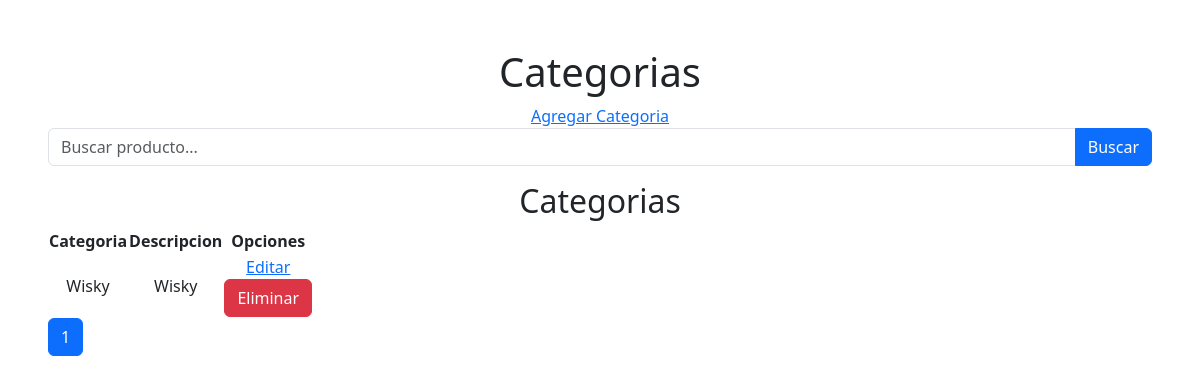
Before: /productos/index_categoria/ with the older database file.
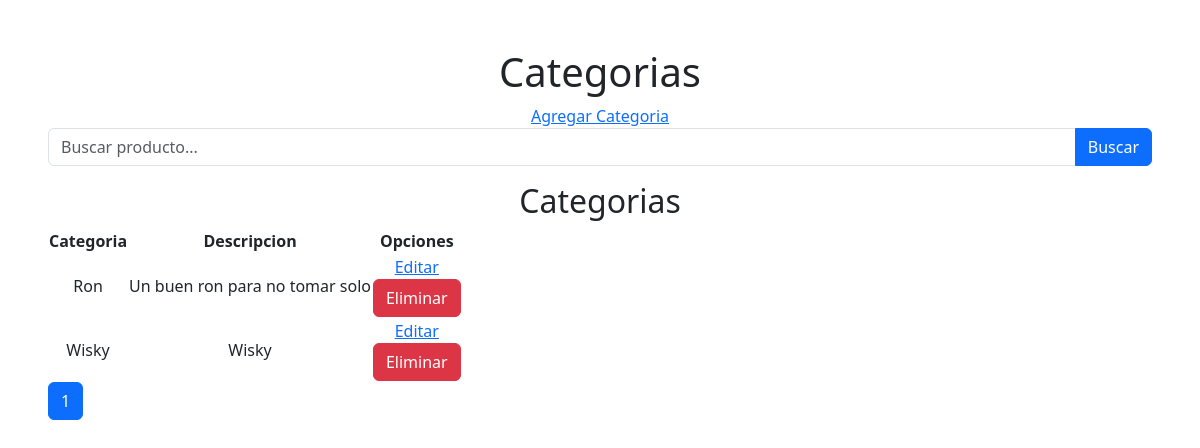
After: the same page with the newer database file.
### apps/productos/models.py (models this page shows, shortened)
class Categorias(models.Model):
    nombre = models.CharField(max_length=50)
    descripcion = models.CharField(max_length=150, null=True)

### apps/productos/views.py (the view)
# urls.py: path('index_categoria/', views.index_categoria, name='index_categoria'),
def index_categoria(request):
    query = request.GET.get ('search', '')
    lista_categoria = Categorias.objects.all().order_by("nombre")
    if query:
        lista_categoria = lista_categoria.filter(
            Q(nombre__icontains=query) |
            Q(descripcion__icontains=query)
        )
    paginacion = Paginator(lista_categoria, 10)
    numero_pagina = request.GET.get('page')
    categorias = paginacion.get_page(numero_pagina)
    context = {
        "categorias": categorias,
    }
    return render(request, "categorias/index_categoria.html", context)

### templates/categorias/index_categoria.html (shortened to what this page needs)
{% extends 'base.html' %}
{% block content %}
<div class="p-5 text-center">
    <h1>Categorias</h1>
    <a href="{% url 'productos:crear_categoria' %}">Agregar Categoria</a>
    <form method="get" class="mb-3">
        <div class="input-group">
            <input
                type="text"
                name="search"
                class="form-control"
                placeholder="Buscar producto..."
                value="{{ query }}"
            >
            <button class="btn btn-primary" type="submit">
                Buscar
            </button>
        </div>
    </form>
    <h2>Categorias</h2>
    <table>
        <thead>
            <tr>
                <th>Categoria</th>
                <th>Descripcion</th>
                <th>Opciones</th>
            </tr>
        </thead>
        <tbody>
            {% for categoria in categorias %}
            <tr>
                <td>{{ categoria.nombre }}</td>
                <td>{{ categoria.descripcion }}</td>
                <td>
                    <a href="{% url 'productos:editar_categoria' categoria.id %}">Editar</a>
                    <form action="{% url 'productos:eliminar_categoria' categoria.id %}" method="POST"
                        onsubmit="return confirm('¿Seguro que deseas eliminar este registro?');">
                        <button type="submit" class="btn btn-danger">Eliminar</button>
                    </form>
                </td>
            </tr>
            {% empty %}
            <tr><td colspan="2">No exiten categorias</td></tr>
            {% endfor %}
        </tbody>
    </table>
    <nav>
        <ul class="pagination">
            {% for num in categorias.paginator.page_range %}
                {% if categorias.number == num %}
                    <li class="page-item active">
                        <span class="page-link">{{ num }}</span>
                    </li>
                {% else %}
                    <li class="page-item">
                        <a class="page-link" href="?page={{ num }}">{{ num }}</a>
                    </li>
                {% endif %}
            {% endfor %}
        </ul>
    </nav>
</div>
{% endblock %}

Changed rows visible on the page:
added Categorias: nombre "Ron", descripcion "Un buen ron para no tomar solo"
